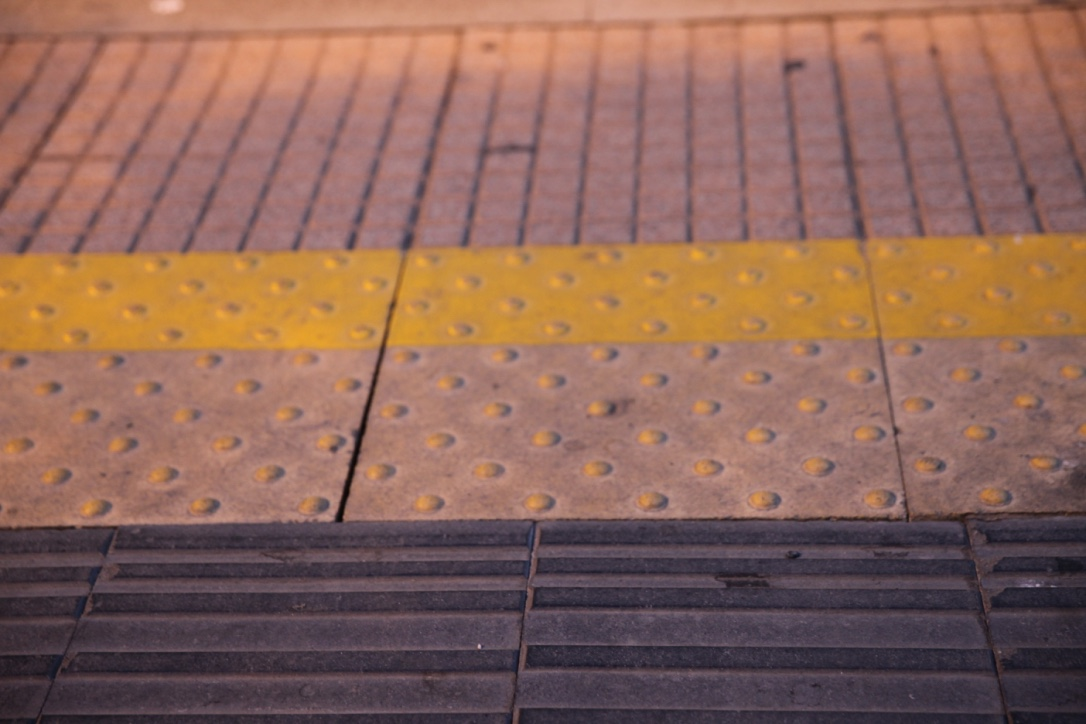
%> input picture CSE_166_HW2-master/UNADJUSTEDNONRAW_thumb_41db.jpg, 1086 x 724 px
$ octave --eval "result = gradientMagnitude(imread('UNADJUSTEDNONRAW_thumb_41db.jpg'));"   (GNU Octave 9; MATLAB toolbox functions it lacks are replaced by stand-ins)
%> lines starting %> are read from the running program, lines starting %| are printed output that depends on the picture
function [ result ] = gradientMagnitude( image )
%UNTITLED Summary of this function goes here
%   Detailed explanation goes here
old = image;
%> old is the input picture: size 724x1086x3 uint8; mean R, G, B 140.5, 102.6, 90
imshow(image);

F = [-1 -2 -1; 0 0 0; 1 2 1];
result = imfilter(image, F);
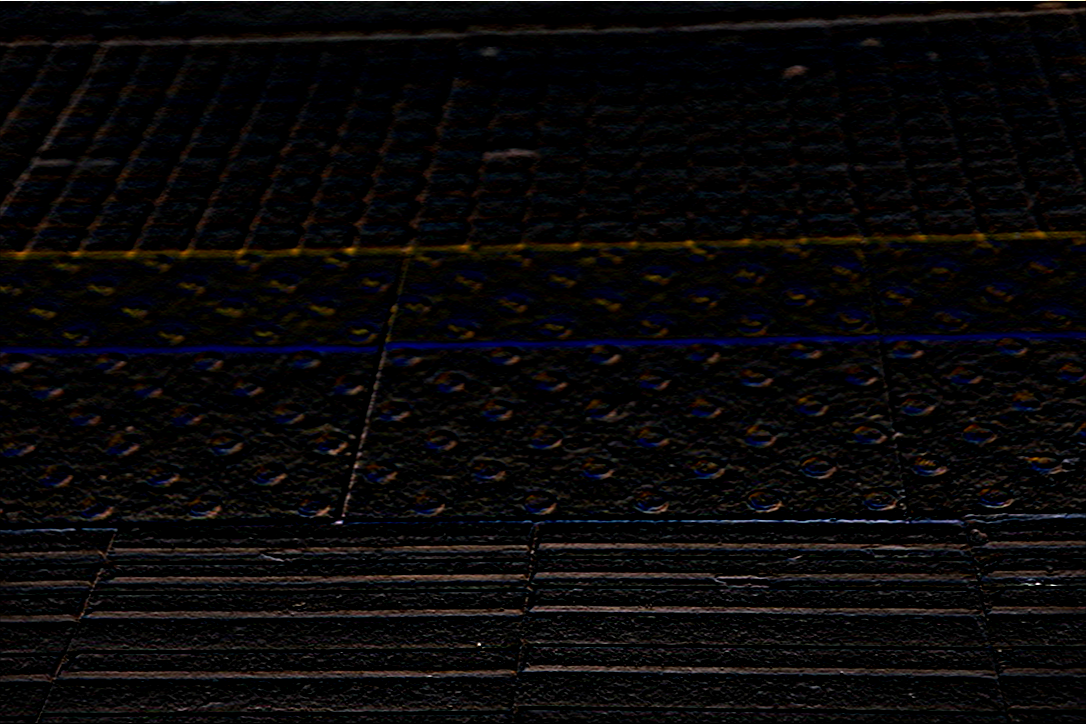
%> result: size 724x1086x3 uint8; mean R, G, B 9.3, 7.9, 8.7
figure,imshow(result);title('new');

B = old - result;
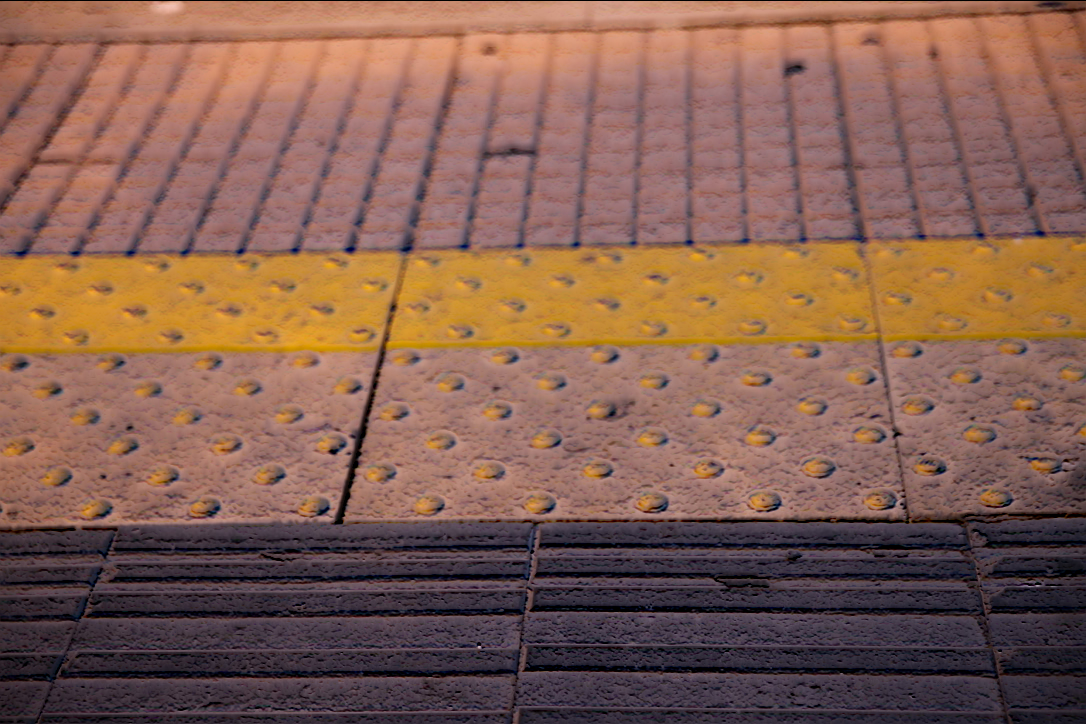
%> B: size 724x1086x3 uint8; mean R, G, B 131.6, 95.1, 81.7
figure,imshow(B),title('final');
end
